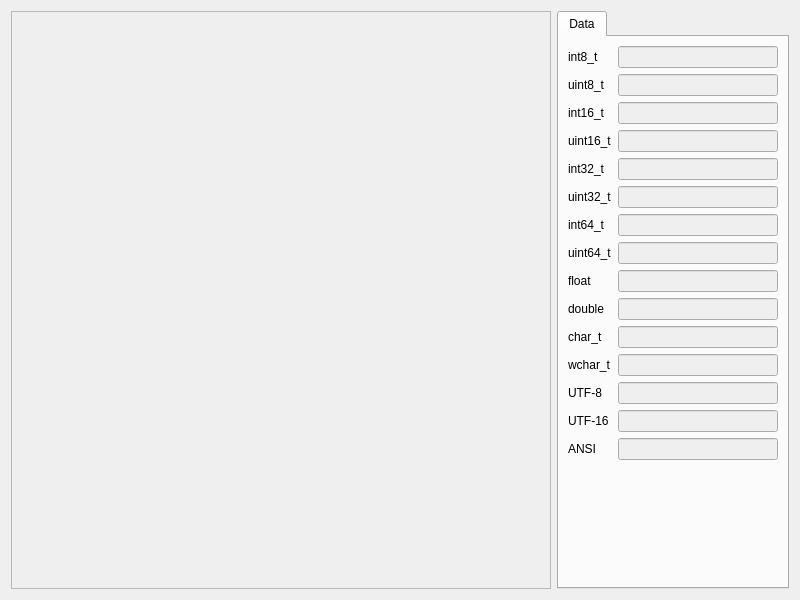
<?xml version="1.0" encoding="UTF-8"?>
<ui version="4.0">
 <class>Widget</class>
 <widget class="QWidget" name="Widget">
  <property name="geometry">
   <rect>
    <x>0</x>
    <y>0</y>
    <width>800</width>
    <height>600</height>
   </rect>
  </property>
  <property name="windowTitle">
   <string>Widget</string>
  </property>
  <layout class="QHBoxLayout" name="horizontalLayout" stretch="7,3">
   <item>
    <widget class="QScrollArea" name="scroll">
     <property name="widgetResizable">
      <bool>true</bool>
     </property>
     <widget class="QWidget" name="container">
      <property name="geometry">
       <rect>
        <x>0</x>
        <y>0</y>
        <width>541</width>
        <height>580</height>
       </rect>
      </property>
      <layout class="QVBoxLayout" name="verticalLayout_2"/>
     </widget>
    </widget>
   </item>
   <item>
    <widget class="QWidget" name="widget" native="true">
     <layout class="QVBoxLayout" name="verticalLayout">
      <property name="spacing">
       <number>0</number>
      </property>
      <property name="leftMargin">
       <number>0</number>
      </property>
      <property name="topMargin">
       <number>0</number>
      </property>
      <property name="rightMargin">
       <number>0</number>
      </property>
      <property name="bottomMargin">
       <number>0</number>
      </property>
      <item>
       <widget class="QTabWidget" name="tabWidget">
        <property name="currentIndex">
         <number>0</number>
        </property>
        <widget class="QWidget" name="tab_data">
         <attribute name="title">
          <string>Data</string>
         </attribute>
         <layout class="QGridLayout" name="gridLayout">
          <item row="1" column="1">
           <widget class="QLineEdit" name="io_u8">
            <property name="enabled">
             <bool>false</bool>
            </property>
           </widget>
          </item>
          <item row="0" column="1">
           <widget class="QLineEdit" name="io_i8">
            <property name="enabled">
             <bool>false</bool>
            </property>
           </widget>
          </item>
          <item row="7" column="0">
           <widget class="QLabel" name="label_8">
            <property name="text">
             <string>uint64_t</string>
            </property>
           </widget>
          </item>
          <item row="3" column="1">
           <widget class="QLineEdit" name="io_u16">
            <property name="enabled">
             <bool>false</bool>
            </property>
           </widget>
          </item>
          <item row="12" column="1">
           <widget class="QLineEdit" name="io_utf8">
            <property name="enabled">
             <bool>false</bool>
            </property>
           </widget>
          </item>
          <item row="10" column="1">
           <widget class="QLineEdit" name="io_c8">
            <property name="enabled">
             <bool>false</bool>
            </property>
           </widget>
          </item>
          <item row="11" column="0">
           <widget class="QLabel" name="label_12">
            <property name="text">
             <string>wchar_t</string>
            </property>
           </widget>
          </item>
          <item row="7" column="1">
           <widget class="QLineEdit" name="io_u64">
            <property name="enabled">
             <bool>false</bool>
            </property>
           </widget>
          </item>
          <item row="9" column="1">
           <widget class="QLineEdit" name="io_f64">
            <property name="enabled">
             <bool>false</bool>
            </property>
           </widget>
          </item>
          <item row="15" column="0">
           <spacer name="verticalSpacer">
            <property name="orientation">
             <enum>Qt::Vertical</enum>
            </property>
            <property name="sizeHint" stdset="0">
             <size>
              <width>20</width>
              <height>40</height>
             </size>
            </property>
           </spacer>
          </item>
          <item row="14" column="0">
           <widget class="QLabel" name="label_15">
            <property name="text">
             <string>ANSI</string>
            </property>
           </widget>
          </item>
          <item row="5" column="0">
           <widget class="QLabel" name="label_6">
            <property name="text">
             <string>uint32_t</string>
            </property>
           </widget>
          </item>
          <item row="4" column="0">
           <widget class="QLabel" name="label_5">
            <property name="text">
             <string>int32_t</string>
            </property>
           </widget>
          </item>
          <item row="8" column="1">
           <widget class="QLineEdit" name="io_f32">
            <property name="enabled">
             <bool>false</bool>
            </property>
           </widget>
          </item>
          <item row="13" column="1">
           <widget class="QLineEdit" name="io_utf16">
            <property name="enabled">
             <bool>false</bool>
            </property>
           </widget>
          </item>
          <item row="2" column="1">
           <widget class="QLineEdit" name="io_i16">
            <property name="enabled">
             <bool>false</bool>
            </property>
           </widget>
          </item>
          <item row="5" column="1">
           <widget class="QLineEdit" name="io_u32">
            <property name="enabled">
             <bool>false</bool>
            </property>
           </widget>
          </item>
          <item row="13" column="0">
           <widget class="QLabel" name="label_14">
            <property name="text">
             <string>UTF-16</string>
            </property>
           </widget>
          </item>
          <item row="12" column="0">
           <widget class="QLabel" name="label_13">
            <property name="text">
             <string>UTF-8</string>
            </property>
           </widget>
          </item>
          <item row="2" column="0">
           <widget class="QLabel" name="label_3">
            <property name="text">
             <string>int16_t</string>
            </property>
           </widget>
          </item>
          <item row="6" column="0">
           <widget class="QLabel" name="label_7">
            <property name="text">
             <string>int64_t</string>
            </property>
           </widget>
          </item>
          <item row="10" column="0">
           <widget class="QLabel" name="label_11">
            <property name="text">
             <string>char_t</string>
            </property>
           </widget>
          </item>
          <item row="9" column="0">
           <widget class="QLabel" name="label_10">
            <property name="text">
             <string>double</string>
            </property>
           </widget>
          </item>
          <item row="4" column="1">
           <widget class="QLineEdit" name="io_i32">
            <property name="enabled">
             <bool>false</bool>
            </property>
           </widget>
          </item>
          <item row="14" column="1">
           <widget class="QLineEdit" name="io_ansi">
            <property name="enabled">
             <bool>false</bool>
            </property>
           </widget>
          </item>
          <item row="1" column="0">
           <widget class="QLabel" name="label_2">
            <property name="text">
             <string>uint8_t</string>
            </property>
           </widget>
          </item>
          <item row="3" column="0">
           <widget class="QLabel" name="label_4">
            <property name="text">
             <string>uint16_t</string>
            </property>
           </widget>
          </item>
          <item row="8" column="0">
           <widget class="QLabel" name="label_9">
            <property name="text">
             <string>float</string>
            </property>
           </widget>
          </item>
          <item row="11" column="1">
           <widget class="QLineEdit" name="io_c16">
            <property name="enabled">
             <bool>false</bool>
            </property>
           </widget>
          </item>
          <item row="0" column="0">
           <widget class="QLabel" name="label">
            <property name="text">
             <string>int8_t</string>
            </property>
           </widget>
          </item>
          <item row="6" column="1">
           <widget class="QLineEdit" name="io_i64">
            <property name="enabled">
             <bool>false</bool>
            </property>
           </widget>
          </item>
         </layout>
        </widget>
       </widget>
      </item>
     </layout>
    </widget>
   </item>
  </layout>
 </widget>
 <resources/>
 <connections/>
</ui>
